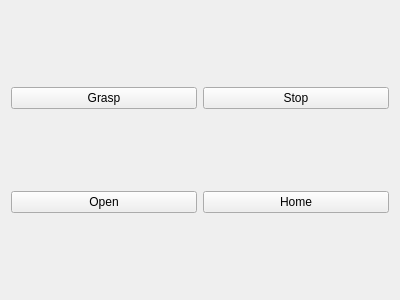
<?xml version="1.0" encoding="UTF-8"?>
<ui version="4.0">
 <class>GraspUI</class>
 <widget class="QWidget" name="GraspUI">
  <property name="geometry">
   <rect>
    <x>0</x>
    <y>0</y>
    <width>400</width>
    <height>300</height>
   </rect>
  </property>
  <property name="windowTitle">
   <string>Grasp UI</string>
  </property>
  <layout class="QGridLayout" name="gridLayout">
   <item row="0" column="0">
    <widget class="QPushButton" name="graspButton">
     <property name="text">
      <string>Grasp</string>
     </property>
    </widget>
   </item>
   <item row="1" column="0">
    <widget class="QPushButton" name="openButton">
     <property name="text">
      <string>Open</string>
     </property>
    </widget>
   </item>
   <item row="0" column="1">
    <widget class="QPushButton" name="stopButton">
     <property name="text">
      <string>Stop</string>
     </property>
    </widget>
   </item>
   <item row="1" column="1">
    <widget class="QPushButton" name="homeButton">
     <property name="text">
      <string>Home</string>
     </property>
    </widget>
   </item>
  </layout>
 </widget>
 <resources/>
 <connections/>
</ui>
